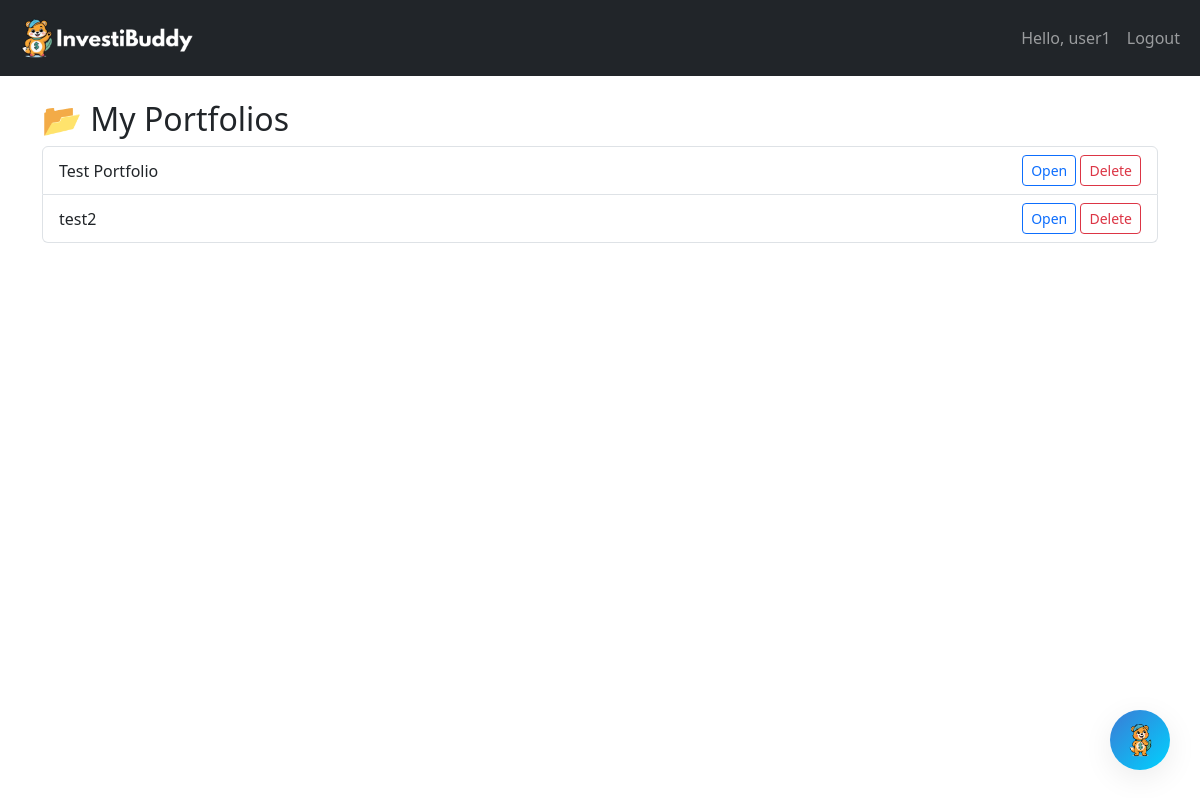
/view-portfolios (signed in), run on an earlier commit of the app's database.
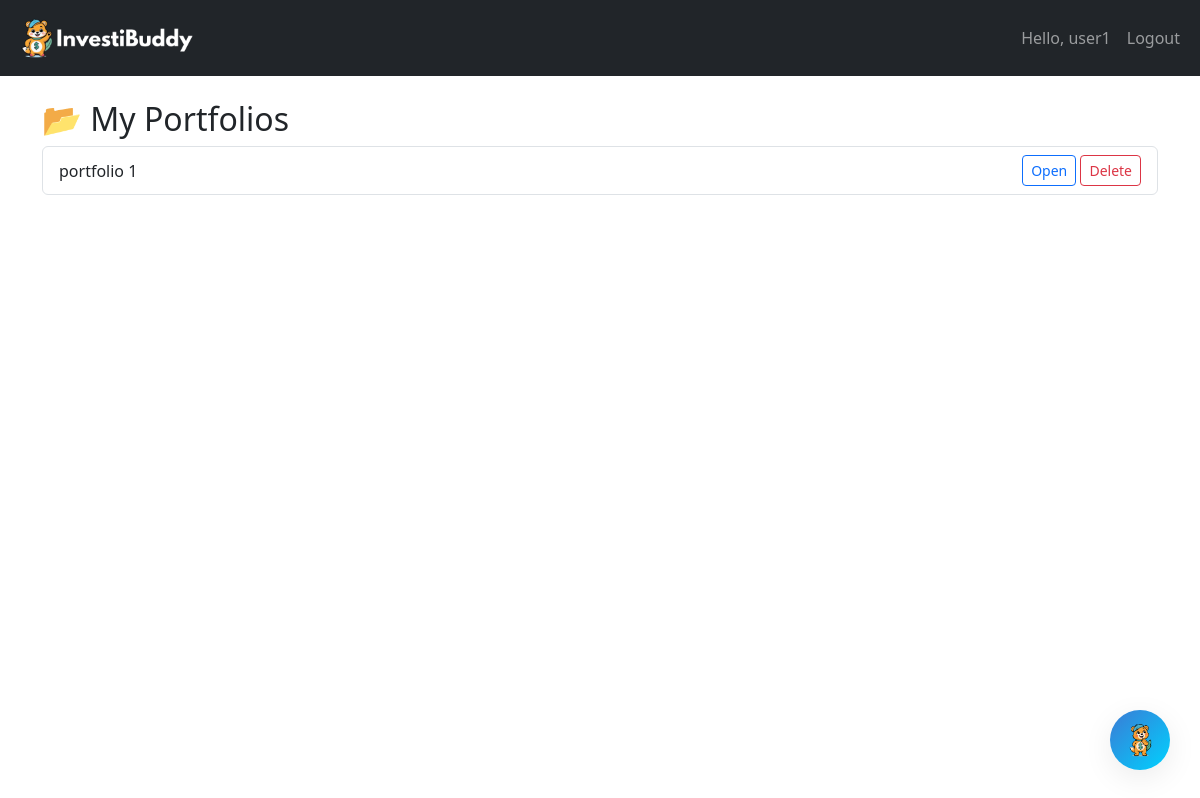
And on a later commit of the database.
### tables this page shows
CREATE TABLE portfolios (
        portfolio_id INTEGER PRIMARY KEY AUTOINCREMENT,
        user_id INTEGER NOT NULL,
        name TEXT NOT NULL,
        FOREIGN KEY (user_id) REFERENCES users (user_id)
    );

### app.py (the view)
@app.route('/view-portfolios')
def view_portfolios():
    if 'user_id' not in session:
        flash("⚠️ Please log in to view your portfolios.")
        return redirect(url_for('login'))
    portfolios = portfolio_manager.get_user_portfolios(session['user_id'])
    return render_template('view_portfolios.html', portfolios=portfolios)

### models/database_manager.py (called while the page is built)
    def get_connection(self):
        return sqlite3.connect(self.db_name)

    def execute_query(self, query: str, params: tuple = None) -> list:
        conn = self.get_connection()
        cursor = conn.cursor()
        try:
            cursor.execute(query, params if params else ())
            result = cursor.fetchall()
            return result
        except sqlite3.OperationalError as e:
            print(f"⚠️ Database error: {e}")
            return []
        finally:
            conn.close()

### models/portfolio_manager.py (called while the page is built)
    def get_user_portfolios(self, user_id: int) -> List[Portfolio]:
        rows = self.db_manager.execute_query(
            "SELECT portfolio_id, user_id, name FROM portfolios WHERE user_id = ?",
            (user_id,)
        )
        return [Portfolio(row[0], row[1], row[2]) for row in rows]

### templates/view_portfolios.html (shortened to what this page needs)
{% extends 'layout.html' %}
{% block content %}
<h2>📂 My Portfolios</h2>
{% if portfolios %}
    <ul class="list-group">
        {% for p in portfolios %}
            <li class="list-group-item d-flex justify-content-between align-items-center">
                {{ p.name }}
                <div>
                    <a href="{{ url_for('portfolio_detail', portfolio_id=p.portfolio_id) }}" class="btn btn-sm btn-outline-primary">Open</a>
                    <button class="btn btn-sm btn-outline-danger" data-bs-toggle="modal" data-bs-target="#deleteModal{{ p.portfolio_id }}">Delete</button>
                </div>
            </li>
        {% endfor %}
    </ul>
{% else %}
    <div class="alert alert-info">
        <p class="mb-0">You don't have any portfolios yet. <a href="{{ url_for('create_portfolio') }}">Create one</a> to get started.</p>
    </div>
{% endif %}
{% endblock %}

### templates/layout.html (shortened to what this page needs)
<!DOCTYPE html>
<html lang="en">
<head>
    <link rel="stylesheet" href="https://cdn.jsdelivr.net/npm/bootstrap@5.3.0/dist/css/bootstrap.min.css">
</head>
<body>
    <nav class="navbar navbar-expand-lg navbar-dark bg-dark">
        <div class="container-fluid">
            <a class="navbar-brand" href="/"><img src="{{ url_for('static', filename='InvestiBuddy.png')}}" alt="InvestiBuddy" height="50"></a>
            <div class="collapse navbar-collapse">
                <ul class="navbar-nav ms-auto">
                    {% if session.username %}
                    <li class="nav-item">
                        <a class="nav-link" href="#">Hello, {{ session.username }}</a>
                    </li>
                    <li class="nav-item">
                        <a class="nav-link" href="{{ url_for('logout') }}">Logout</a>
                    </li>
                    {% endif %}
                </ul>
            </div>
        </div>
    </nav>
    <div class="container mt-4">
        {% block content %}{% endblock %}
    </div>
    {% include "chatbot.html" %}
</body>
</html>

### templates/chatbot.html (shortened to what this page needs)
<!DOCTYPE html>
<html lang="en">
<head>
</head>
<body>
    <div class="chatbot-launcher" id="chatbotLauncher">
        <img src="{{ url_for('static', filename='InvestiBuddy_3.png') }}" alt="InvestiBuddy Assistant" onerror="this.src='/api/placeholder/70/70'"/>
    </div>
</body>
</html>

### templates/chatbot.html (style rules this page uses)
:root { --primary-color: #3a7bd5; --primary-gradient: linear-gradient(135deg, #3a7bd5, #00d2ff); --light-primary: #f0f7ff; --text-color: #2c3e50; --bg-color: #fff; --user-bubble: #e6f2ff; --bot-bubble: var(--light-primary); --shadow: 0 8px 30px rgba(0, 0, 0, 0.08); --border-radius: 16px; }
.chatbot-launcher { position: fixed; bottom: 30px; right: 30px; width: 60px; height: 60px; background: var(--primary-gradient); border-radius: 50%; display: flex; align-items: center; justify-content: center; cursor: pointer; box-shadow: var(--shadow); z-index: 1000; transition: transform 0.3s ease, box-shadow 0.3s ease; }
.chatbot-launcher img { width: 35px; height: 35px; }

What changed in the data, as far as the page shows it:
no longer on this page (row edited): portfolios: name "test2"
changed portfolios: name "Test Portfolio" → "portfolio 1"
